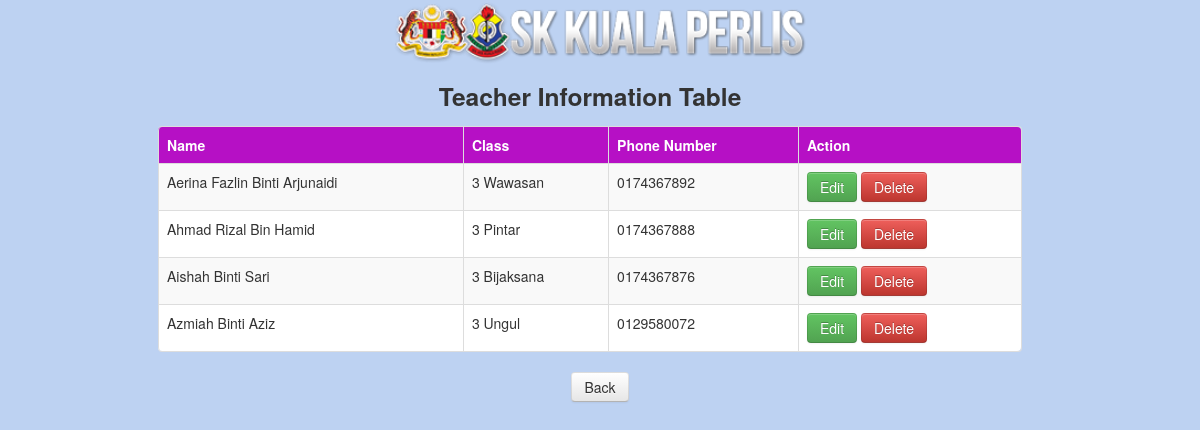
Screenshot of /teacherdata.php with the database file from the repository.
### tables this page shows
CREATE TABLE `teacher` (
  `id` int(50) NOT NULL,
  `username` varchar(50) NOT NULL,
  `password` varchar(500) NOT NULL,
  `name` varchar(50) NOT NULL,
  `class` varchar(50) NOT NULL,
  `phone` varchar(50) NOT NULL
);

### teacherdata.php (the view, shortened to what this page needs)
<!DOCTYPE html>
<html lang="en">
<html>
	<head>
		<link href="css/bootstrap.min.css" rel="stylesheet">
	</head>
	<body>
		<img src="head-logo.png" alt="" style="width:35%;">
		<br>
		<div class="container">
            <div class="row">
                <h3>Teacher Information Table</h3>
            </div>
            <div class="row">
                <table class="table table-striped table-bordered">
                  <thead>
                    <tr bgcolor="#b610c5" color="#FFFFFF">
					  <th>Name</th>
					  <th>Class</th>
					  <th>Phone Number</th>
					  <th>Action</th>
                    </tr>
                  </thead>
                  <tbody>
                  <?php
                   $pdo = Database::connect();
                   $sql = 'SELECT * FROM teacher ORDER BY id ASC';
                   foreach ($pdo->query($sql) as $row) {
                            echo '<tr>';
                            echo '<td>'. $row['name'] . '</td>';
							echo '<td>'. $row['class'] . '</td>';
							echo '<td>'. $row['phone'] . '</td>';
							echo '<td><a class="btn btn-success" href="teacherdataeditpage.php?id='.$row['id'].'">Edit</a>';
							echo '<a class="btn btn-danger" href="teacherdatadeletepage.php?id='.$row['id'].'">Delete</a>';
							echo '</td>';
                            echo '</tr>';
                   }
                  ?>
                  </tbody>
				</table>
			</div>
		</div>
		<br>
		<a class="btn" href="teacher.php">Back</a>
	</body>
</html>

### teacherdata.php (style rules this page uses)
html { font-family: Arial; display: inline-block; margin: 0px auto; text-align: center; }
.table { margin: auto; width: 90%; }
thead { color: #FFFFFF; }
body { background-color:#bdd2f2; }
tr:nth-child(even) { background-color: #ffffff; }

### rows the page displays
teacher: name "Aerina Fazlin Binti Arjunaidi", class "3 Wawasan", phone "0174367892"
teacher: name "Ahmad Rizal Bin Hamid", class "3 Pintar", phone "0174367888"
teacher: name "Aishah Binti Sari", class "3 Bijaksana", phone "0174367876"
teacher: name "Azmiah Binti Aziz", class "3 Ungul", phone "0129580072"
